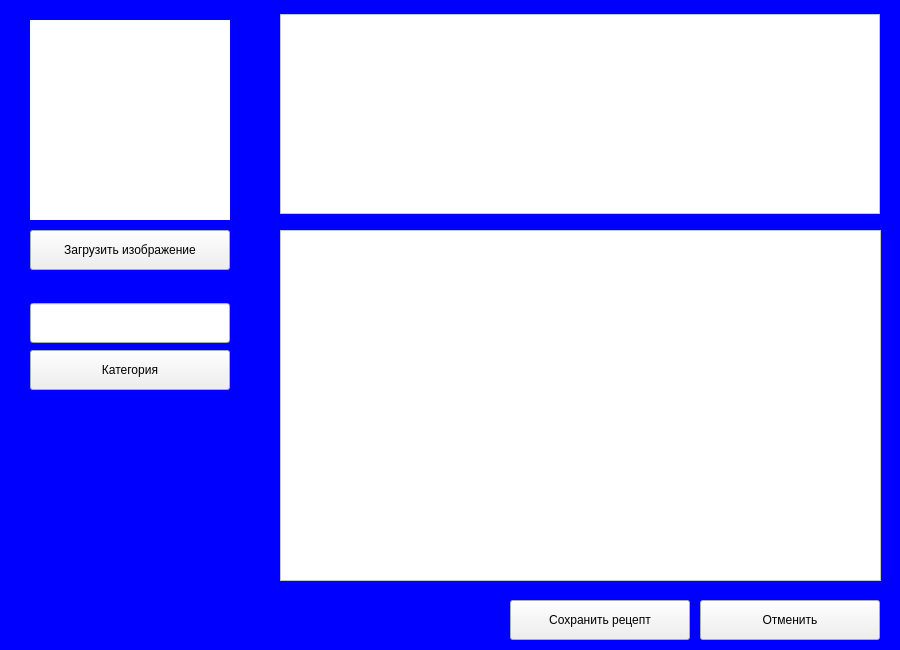
<?xml version="1.0" encoding="UTF-8"?>
<ui version="4.0">
 <class>NewRecordWidget</class>
 <widget class="QWidget" name="NewRecordWidget">
  <property name="geometry">
   <rect>
    <x>0</x>
    <y>0</y>
    <width>900</width>
    <height>650</height>
   </rect>
  </property>
  <property name="windowTitle">
   <string>Новый рецепт</string>
  </property>
  <property name="windowIcon">
   <iconset>
    <normaloff>../src/icon.png</normaloff>../src/icon.png</iconset>
  </property>
  <property name="styleSheet">
   <string notr="true">#NewRecordWidget {background-color: blue}
QLabel {background-color: white}
QTextEdit {background-color: white}
</string>
  </property>
  <widget class="QLabel" name="picLabel">
   <property name="geometry">
    <rect>
     <x>30</x>
     <y>20</y>
     <width>200</width>
     <height>200</height>
    </rect>
   </property>
   <property name="text">
    <string/>
   </property>
  </widget>
  <widget class="QPushButton" name="addPicButton">
   <property name="geometry">
    <rect>
     <x>30</x>
     <y>230</y>
     <width>200</width>
     <height>40</height>
    </rect>
   </property>
   <property name="text">
    <string>Загрузить изображение</string>
   </property>
  </widget>
  <widget class="QPushButton" name="selectCategoryButton">
   <property name="geometry">
    <rect>
     <x>30</x>
     <y>350</y>
     <width>200</width>
     <height>40</height>
    </rect>
   </property>
   <property name="text">
    <string>Категория</string>
   </property>
  </widget>
  <widget class="QTextEdit" name="recipeBox">
   <property name="geometry">
    <rect>
     <x>280</x>
     <y>230</y>
     <width>601</width>
     <height>351</height>
    </rect>
   </property>
  </widget>
  <widget class="QPushButton" name="saveButton">
   <property name="geometry">
    <rect>
     <x>510</x>
     <y>600</y>
     <width>180</width>
     <height>40</height>
    </rect>
   </property>
   <property name="text">
    <string>Сохранить рецепт</string>
   </property>
  </widget>
  <widget class="QPushButton" name="cancelButton">
   <property name="geometry">
    <rect>
     <x>700</x>
     <y>600</y>
     <width>180</width>
     <height>40</height>
    </rect>
   </property>
   <property name="text">
    <string>Отменить</string>
   </property>
  </widget>
  <widget class="QLineEdit" name="nameLine">
   <property name="geometry">
    <rect>
     <x>30</x>
     <y>303</y>
     <width>200</width>
     <height>40</height>
    </rect>
   </property>
  </widget>
  <widget class="QTextEdit" name="ingredientsBox">
   <property name="geometry">
    <rect>
     <x>280</x>
     <y>14</y>
     <width>600</width>
     <height>200</height>
    </rect>
   </property>
  </widget>
 </widget>
 <resources/>
 <connections>
  <connection>
   <sender>cancelButton</sender>
   <signal>clicked()</signal>
   <receiver>NewRecordWidget</receiver>
   <slot>close()</slot>
   <hints>
    <hint type="sourcelabel">
     <x>790</x>
     <y>620</y>
    </hint>
    <hint type="destinationlabel">
     <x>449</x>
     <y>324</y>
    </hint>
   </hints>
  </connection>
 </connections>
</ui>
